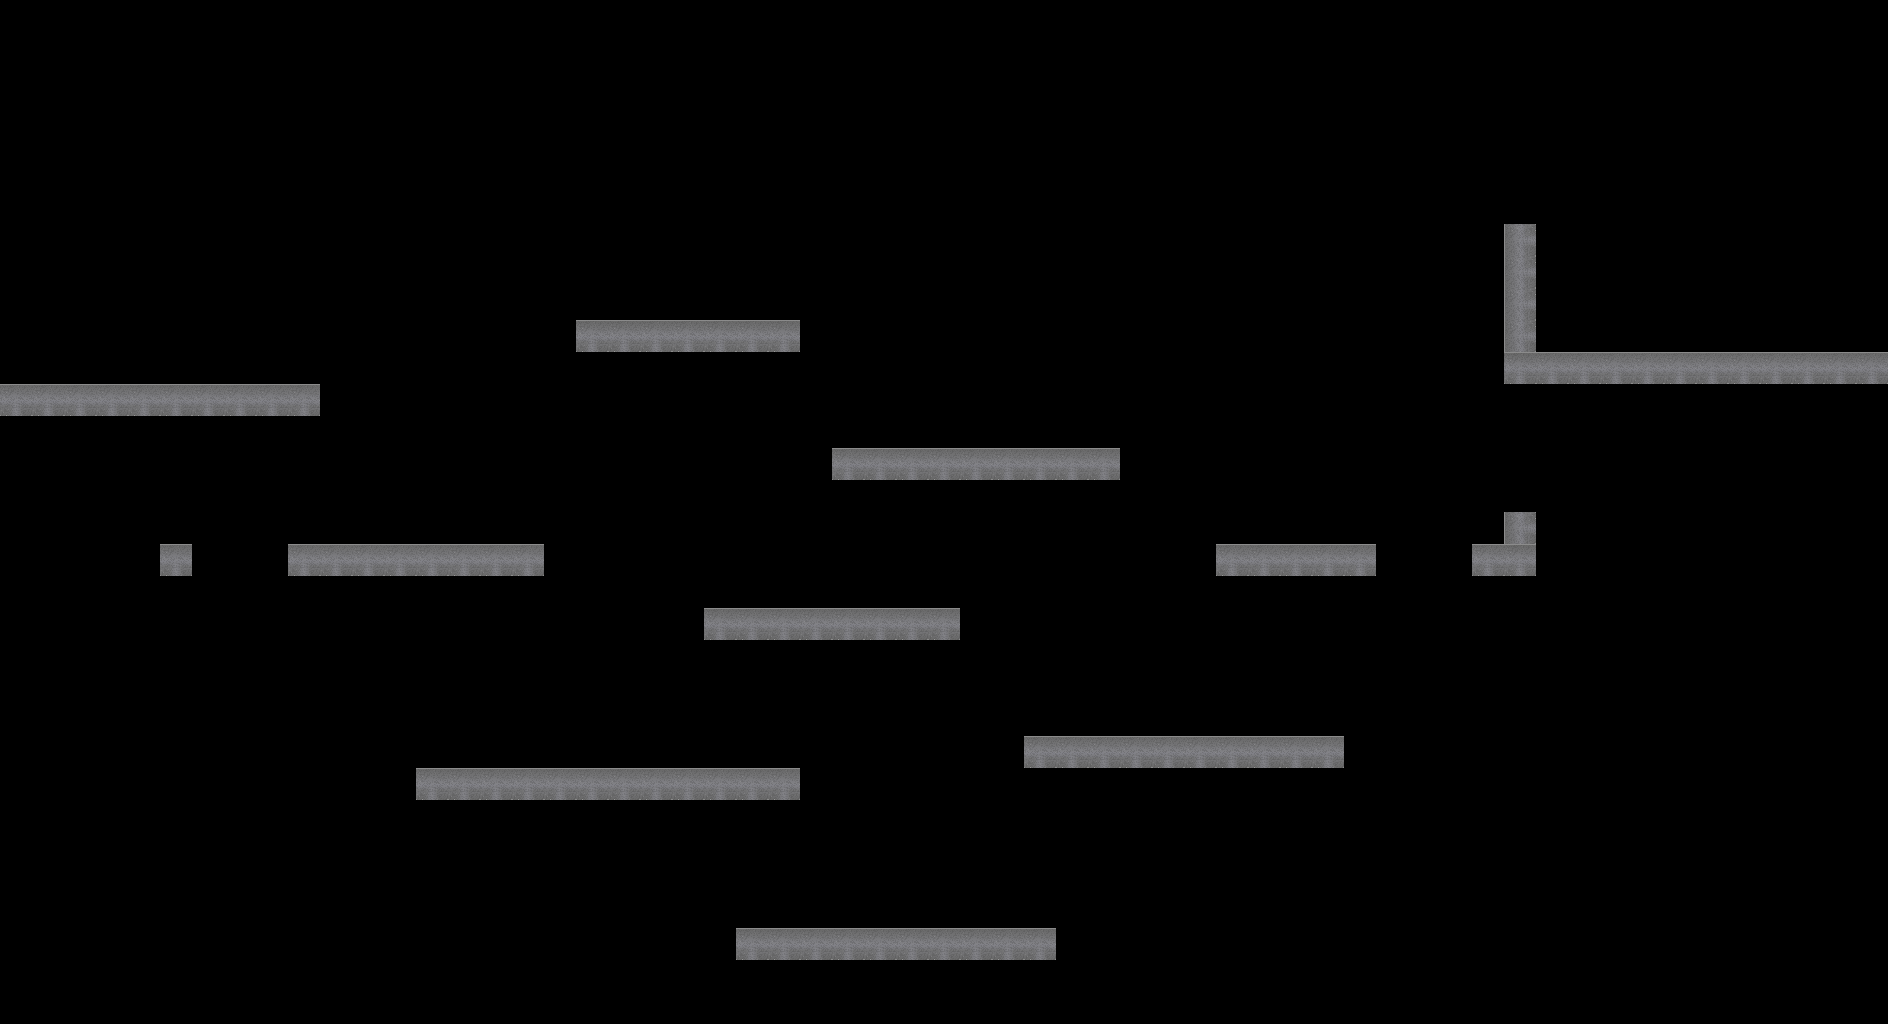

This game map was drawn from its Tiled (.tmx) file and the tilesets committed beside it. A one-line description and the trimmed map source follow:
An orthogonal 59x32 tile map with 32x32 px tiles, 1 tile layer (PLATFORMS), 2 hidden layers not drawn, 3 tilesets and 29 objects (16x barrier, 11x police, Player, portal).

<map version="1.0" orientation="orthogonal" width="59" height="32" tilewidth="32" tileheight="32">
 <properties>
  <property name="time" value="180" />
 </properties>
 <tileset firstgid="1" name="AirportTerrain" tilewidth="32" tileheight="32">
  <image source="tiles/AirportTerrain.png" trans="ffffff" width="256" height="479" />
 </tileset>
 <tileset firstgid="113" name="AirportTile" tilewidth="32" tileheight="32">
  <image source="tiles/AirportTile.png" trans="ffffff" width="256" height="640" />
 </tileset>
 <tileset firstgid="273" name="CityTile" tilewidth="32" tileheight="32">
  <image source="tiles/CityTile.png" trans="ffffff" width="480" height="736" />
 </tileset>
 <layer name="BACKGROUND" width="59" height="32" visible="0">
  <data>[1888 cells, 1888 non-empty, 88 distinct tile ids]</data>
 </layer>
 <layer name="PLATFORMS" width="59" height="32">
  <data>[1888 cells, 99 non-empty, 2 distinct tile ids]</data>
 </layer>
 <layer name="FOREGROUND" width="59" height="32" visible="0">
  <data>[1888 cells, 251 non-empty, 14 distinct tile ids]</data>
 </layer>
 <objectgroup name="ACTORGROUP" width="59" height="32">
  <object name="Player" x="45" y="322" width="36" height="44" />
  <object name="portal" x="1825" y="304" width="40" height="61" />
  <object name="police" x="441" y="481" width="35" height="48" />
  <object name="police" x="947" y="397" width="35" height="48" />
  <object name="police" x="506" y="727" width="35" height="48" />
  <object name="police" x="664" y="253" width="35" height="48" />
  <object name="police" x="1179" y="669" width="35" height="48" />
  <object name="police" x="853" y="871" width="35" height="48" />
  <object name="police" x="1312" y="466" width="35" height="48" />
  <object name="police" x="1694" y="287" width="35" height="48" />
  <object name="police" x="1583" y="289" width="35" height="48" />
  <object name="police" x="795" y="569" width="35" height="48" />
  <object name="police" x="996" y="397" width="35" height="48" />
  <object name="barrier" x="283" y="511" width="10" height="16" />
  <object name="barrier" x="531" y="511" width="15" height="18" />
  <object name="barrier" x="419" y="730" width="15" height="18" />
  <object name="barrier" x="796" y="735" width="15" height="18" />
  <object name="barrier" x="705" y="582" width="15" height="18" />
  <object name="barrier" x="949" y="580" width="15" height="18" />
  <object name="barrier" x="826" y="422" width="15" height="18" />
  <object name="barrier" x="1116" y="418" width="15" height="18" />
  <object name="barrier" x="571" y="286" width="15" height="18" />
  <object name="barrier" x="794" y="279" width="15" height="18" />
  <object name="barrier" x="1023" y="708" width="15" height="18" />
  <object name="barrier" x="1332" y="701" width="15" height="18" />
  <object name="barrier" x="1367" y="514" width="15" height="18" />
  <object name="barrier" x="1217" y="518" width="15" height="18" />
  <object name="barrier" x="1646" y="322" width="15" height="18" />
  <object name="barrier" x="1759" y="323" width="15" height="18" />
 </objectgroup>
</map>
